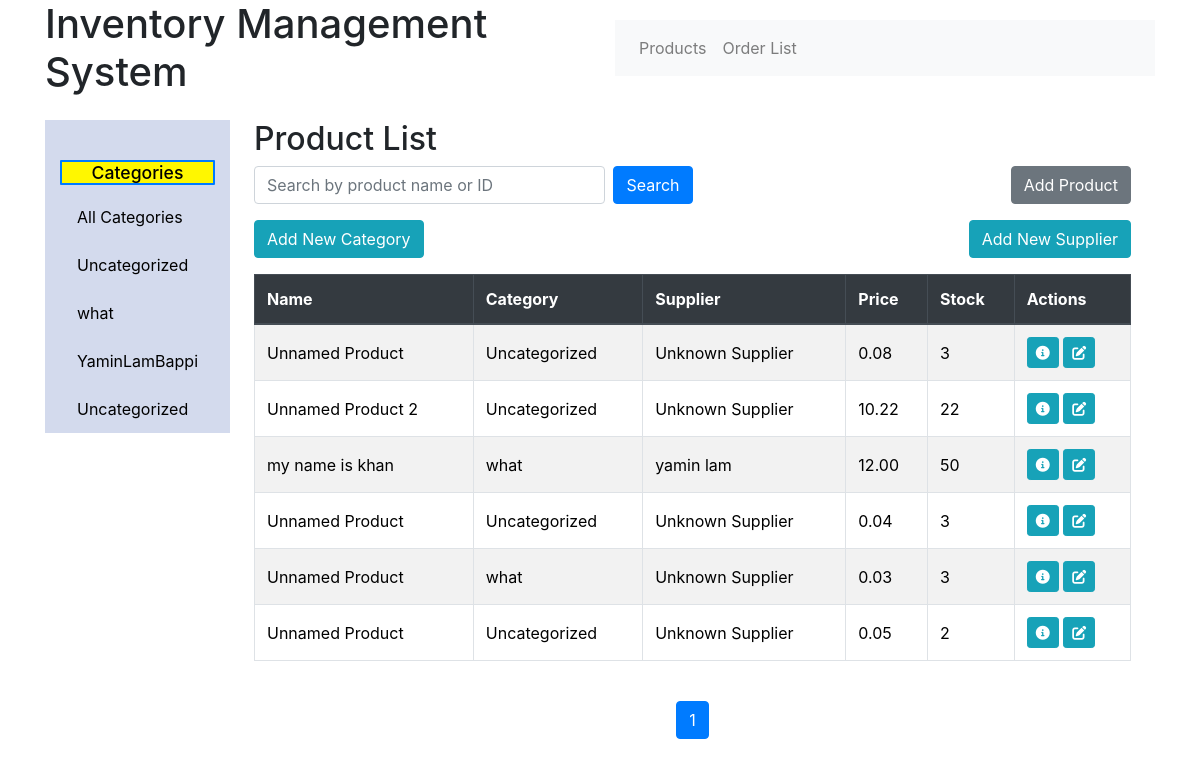
Screenshot of /inventory/products/ with the database file from the repository.
### inventory_app/models.py (models this page shows, shortened)
class Category(models.Model):
    name = models.CharField(max_length=100, default='Uncategorized')  # Default value added

class Product(models.Model):
    name = models.CharField(max_length=100, default='Unnamed Product')
    category = models.ForeignKey(Category, on_delete=models.CASCADE)
    supplier = models.ForeignKey(Supplier, on_delete=models.CASCADE)
    price = models.DecimalField(max_digits=10, decimal_places=2, default=0.00)
    stock_quantity = models.IntegerField(default=0)
    image = models.ImageField(upload_to='product_images/', blank=True, null=True)  # Image field added

class Supplier(models.Model):
    name = models.CharField(max_length=100, default='Unknown Supplier')  # Default value added
    contact_info = models.TextField(default='N/A')  # Default value added

### inventory_app/views.py (the view)
# urls.py: path('products/', views.product_list, name='product_list'),
def product_list(request):
    search_query = request.GET.get('search', '')
    category_id = request.GET.get('category', '')
    products = Product.objects.all()
    if search_query:
        products = products.filter(
            Q(name__icontains=search_query) | Q(id__iexact=search_query)
        )
    if category_id:
        products = products.filter(category_id=category_id)
    paginator = Paginator(products, 10)  # Show 10 products per page
    page_number = request.GET.get('page')
    page_obj = paginator.get_page(page_number)
    categories = Category.objects.all()
    return render(request, 'inventory_app/product_list.html', {
        'page_obj': page_obj,
        'search_query': search_query,
        'categories': categories,
    })

### templates/inventory_app/product_list.html (shortened to what this page needs)
{% extends 'base.html' %}
{% load static %}
{% block style %}
<link rel="stylesheet" href="{% static 'css/product-list.css' %}">
{% endblock %}
{% block content %}
<div class="container-fluid">
    <div class="row">
        <nav id="sidebar" class="col-md-3 col-lg-2 d-md-block sidebar">
            <div class="position-sticky">
                <h5 class="text-center mt-4">Categories</h5>
                <ul class="nav flex-column">
                    <li class="nav-item">
                        <a class="nav-link {% if not category_selected %}active{% endif %}" href="{% url 'product_list' %}">All Categories</a>
                    </li>
                    {% for category in categories %}
                    <li class="nav-item">
                        <a class="nav-link {% if category_selected and category_selected.id == category.id %}active{% endif %}" href="{% url 'product_list' %}?category={{ category.id }}">
                            {{ category.name }}
                        </a>
                    </li>
                    {% endfor %}
                </ul>
            </div>
        </nav>
        <main role="main" class="col-md-9 ms-sm-auto col-lg-10 px-4">
            <h2>Product List</h2>
            <div class="d-flex justify-content-between mb-3">
                <form method="get" class="d-flex w-50">
                    <input type="text" name="search" value="{{ search_query }}" class="form-control me-2"
                           placeholder="Search by product name or ID">
                    <button type="submit" class="btn btn-primary">Search</button>
                </form>
                <div>
                    <a href="{% url 'product_create' %}" class="btn btn-secondary">Add Product</a>
                </div>
            </div>
            <div class="d-flex justify-content-between mb-3">
                <a href="{% url 'create_category' %}" class="btn btn-info">Add New Category</a>
                <a href="{% url 'create_supplier' %}" class="btn btn-info">Add New Supplier</a>
            </div>
            <div class="table-responsive">
                <table class="table table-striped table-bordered">
                    <thead class="thead-dark">
                        <tr>
                            <th scope="col">Name</th>
                            <th scope="col">Category</th>
                            <th scope="col">Supplier</th>
                            <th scope="col">Price</th>
                            <th scope="col">Stock</th>
                            <th scope="col">Actions</th>
                        </tr>
                    </thead>
                    <tbody>
                        {% if page_obj %}
                        {% for product in page_obj %}
                        <tr>
                            <td class="align-middle">{{ product.name }}</td>
                            <td class="align-middle">{{ product.category.name }}</td>
                            <td class="align-middle">{{ product.supplier.name }}</td>
                            <td class="align-middle">{{ product.price }}</td>
                            <td class="align-middle">{{ product.stock_quantity }}</td>
                            <td class="align-middle">
                                <a href="{% url 'product_detail' product.pk %}" class="btn btn-info btn-sm">
                                    <i class="fa fa-info-circle"></i>
                                </a>
                                <a href="{% url 'product_update' pk=product.pk %}" class="btn btn-info btn-sm">
                                    <i class="fa fa-edit"></i>
                                </a>
                            </td>
                        </tr>
                        {% endfor %}
                        {% else %}
                        <tr>
                            <td colspan="6" class="text-center">No products found.</td>
                        </tr>
                        {% endif %}
                    </tbody>
                </table>
            </div>
            <nav aria-label="Page navigation">
                <ul class="pagination justify-content-center mt-4">
                    {% for num in page_obj.paginator.page_range %}
                    <li class="page-item {% if page_obj.number == num %}active{% endif %}">
                        <a class="page-link" href="?page={{ num }}">{{ num }}</a>
                    </li>
                    {% endfor %}
                </ul>
            </nav>
        </main>
    </div>
</div>
{% endblock %}

### templates/base.html (shortened to what this page needs)
{% load static %}
<!DOCTYPE html>
<html lang="en">
<head>
    {% block style %}{% endblock %}
    <link rel="stylesheet" href="https://cdnjs.cloudflare.com/ajax/libs/font-awesome/6.0.0-beta3/css/all.min.css">
    <link href="https://cdn.jsdelivr.net/npm/bootstrap@5.3.3/dist/css/bootstrap.min.css" rel="stylesheet"
>
    <link rel="stylesheet" href="{% static 'bootstrap/bootstrap.css' %}">
    <link rel="stylesheet" href="{% static 'bootstrap/bootstrap.min.css' %}">
</head>
<body>
    <header>
        <div class="container">
            <div class="row align-items-center">
                <div class="col-md-6">
                    <h1 class="mb-0">Inventory Management System</h1>
                </div>
                <div class="col-md-6">
                    <nav class="navbar navbar-expand-md navbar-light bg-light">
                        <div class="collapse navbar-collapse" id="navbarNav">
                            <ul class="navbar-nav">
                                <li class="nav-item">
                                    <a class="nav-link" href="{% url 'product_list' %}">Products</a>
                                </li>
                                <li class="nav-item bg-light">
                                    <a class="nav-link" href="{% url 'order_list' %}">Order List</a>
                                </li>
                            </ul>
                        </div>
                    </nav>
                </div>
            </div>
        </div>
    </header>
    <main class="container mt-4">
        {% block content %}
        {% endblock %}
    </main>
</body>
</html>

### static/css/product-list.css (style rules this page uses)
body { font-family: "Segoe UI", Tahoma, Geneva, Verdana, sans-serif; background-color: #f5f5f5; }
.container-fluid { padding: 0; }
.sidebar { background-color: #d3daed; height: 100%; padding-top: 1rem; }
.sidebar h5 { background-color: #fff700; color: #000000; border: 2px solid transparent; font-size: 1.1rem; border-color: #007bff; border-radius: 1px; }
.sidebar .nav-link { color: #000000; padding: 10px 15px; font-size: 1rem; border: 2px solid transparent; }
.sidebar .nav-link.active { color: #000000; border-radius: 1px; }
.btn-primary { background-color: #007bff; border-color: #007bff; }
.btn-secondary { background-color: #6c757d; border-color: #6c757d; }
.pagination .page-item .page-link { color: #ff0000; }
.pagination .page-item.active .page-link { background-color: #007bff; border-color: #007bff; }

### rows the page displays
Category: name "Uncategorized"
Category: name "what"
Category: name "YaminLamBappi"
Category: name "Uncategorized"
Product: name "Unnamed Product", category.name "Uncategorized", supplier.name "Unknown Supplier", price "0.08", stock_quantity "3"
Product: name "Unnamed Product 2", category.name "Uncategorized", supplier.name "Unknown Supplier", price "10.22", stock_quantity "22"
Product: name "my name is khan", category.name "what", supplier.name "yamin lam", price "12.00", stock_quantity "50"
Product: name "Unnamed Product", category.name "Uncategorized", supplier.name "Unknown Supplier", price "0.04", stock_quantity "3"
Product: name "Unnamed Product", category.name "what", supplier.name "Unknown Supplier", price "0.03", stock_quantity "3"
Product: name "Unnamed Product", category.name "Uncategorized", supplier.name "Unknown Supplier", price "0.05", stock_quantity "2"

### other values shown
{{ num }} "1"
